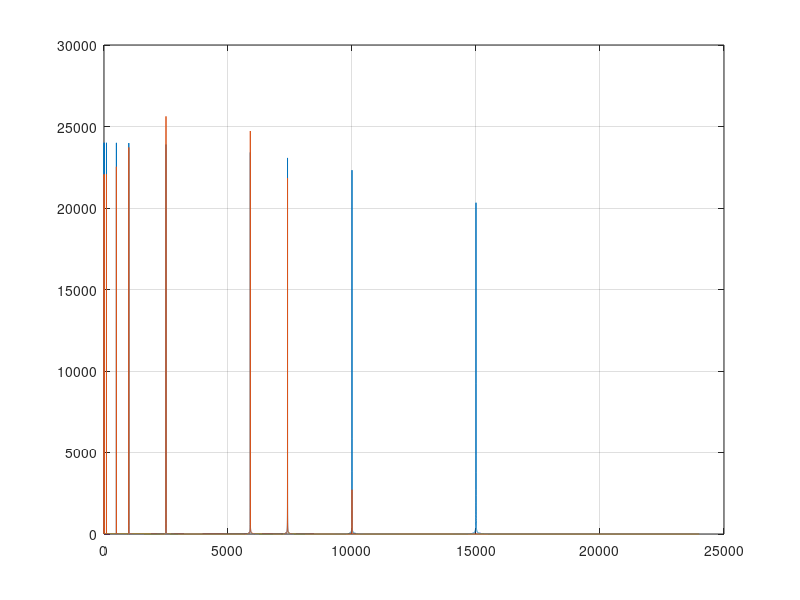

Reproduce this figure in MATLAB.

Fs = 48*10^3; % Sampling frequency
t = 0:1/Fs:1; % Time vector


function output= analyse_t(t, x)
    plot(t, abs(x));
    xlim([0, 0.003]);
    grid on;
end
    
    function output= analyse_f(Fs,X)
        N = length(X);
        f = (0:N/2-1)*(Fs/N);
        plot(f, abs(X(1:floor(N/2))));
        % xlim([0, 3*10^4]);
        grid on;
    end

% Defining 10 sinusoidal signals of different frequencies
x = sin(2*pi*t) + sin(2*pi*10*t) +sin(2*pi*10^2*t) +sin(2*pi*500*t) +sin(2*pi*10^3*t) +sin(2*pi*2500*t) +sin(2*pi*7400*t) +sin(2*pi*5900*t) +sin(2*pi*10^4*t) + sin(2*pi*1.5*10^4*t);

%Computing FFT
X = fft(x);

%Loading the filter
load('filter.mat');

%Filtering the generated signals using filter coefficients
y = filter(Num, 1, x);

% analyse_t(t, x);
% hold on;
% analyse_t(t, y);
% hold off;
 
%Computing the FFT of the filtered signal.
Y = fft(y);

analyse_f(Fs, X);
hold on;
analyse_f(Fs, Y);
hold off;